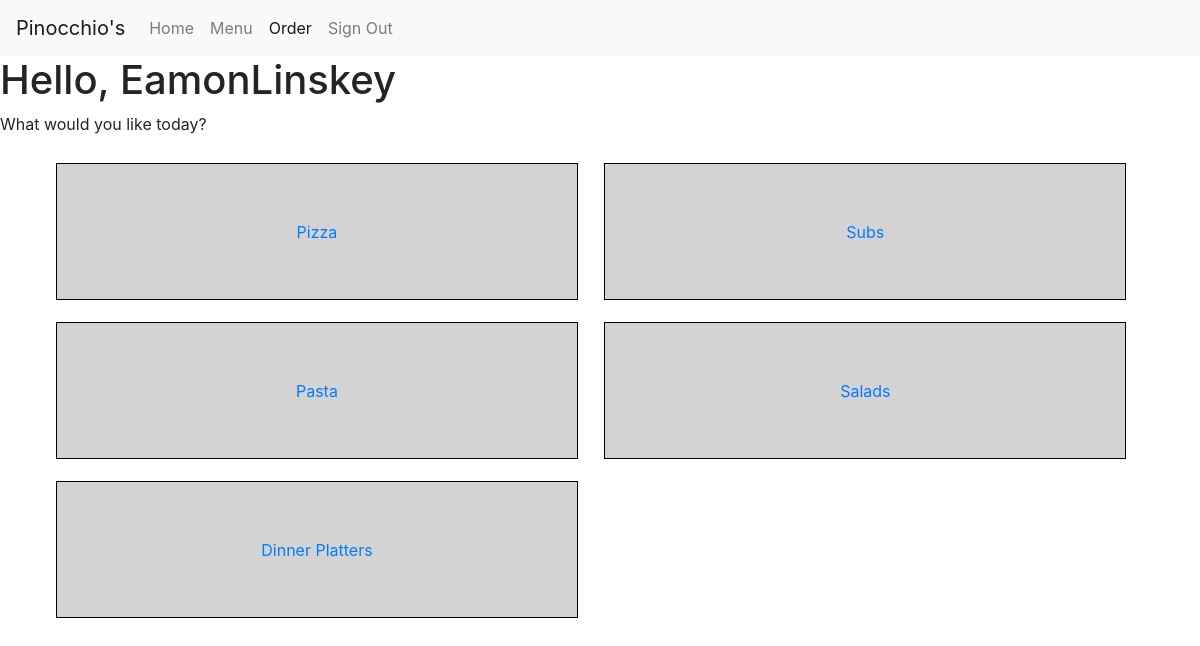
The app's page /orders (signed in), older data.
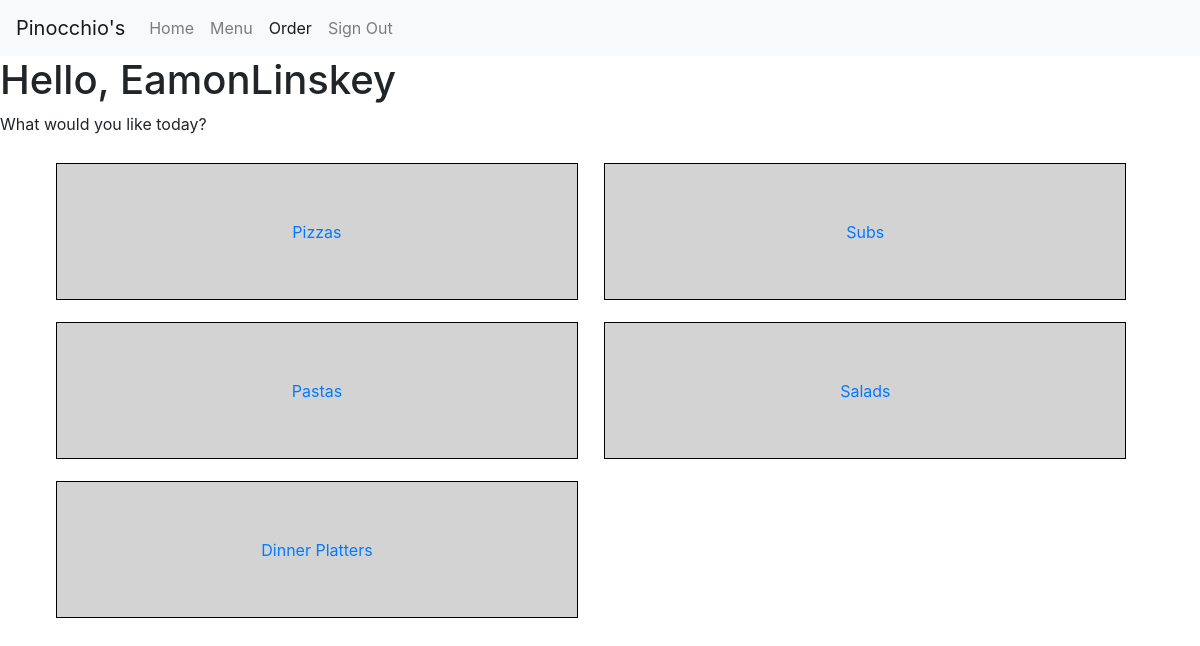
The same page, newer data.
### orders/models.py (models this page shows)
class Food(models.Model):
	name = models.CharField(max_length=32)
	style = models.ManyToManyField(Style)
	def __str__(self):
   		return f'{self.name}'

### orders/views.py (the view)
# urls.py: path("orders", views.orders, name="orders"),
def orders(request):
	if request.user.is_authenticated:
		return render(request, "orders/orders.html", foodContext)
	else:
		return HttpResponseRedirect(reverse("signIn"))

### orders/templates/orders/orders.html
{% extends "orders/base.html" %}
{% block body %}
<h1>Hello, {{ user.username }}</h1>
<p>What would you like today?</p>
<div class ="container">
	{% for food in foods %}
		{% url 'style' food as food_url %}
		<a class="food-link" href="{{food_url}}">
			<div class="food-container">
				<div class="text-center food-link">{{food}}</div>
			</div>
		</a>
	{% endfor %}
</div>
{% endblock %}

Row changes from the older to the newer data that the page shows:
changed Food: name "Pizza" → "Pizzas"
changed Food: name "Pasta" → "Pastas"
